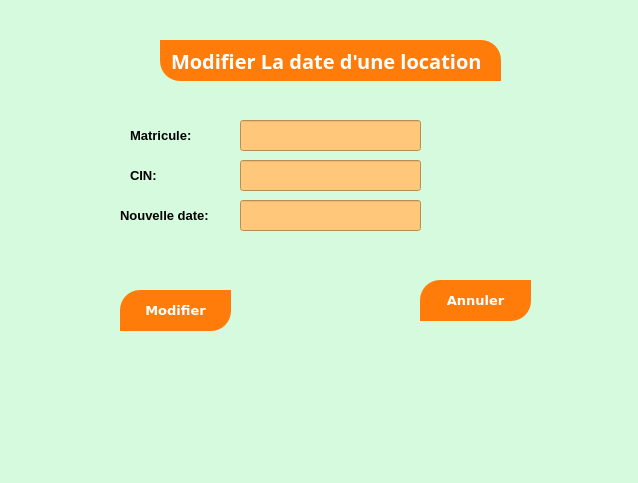
<?xml version="1.0" encoding="UTF-8"?>
<ui version="4.0">
 <class>Dialog</class>
 <widget class="QDialog" name="Dialog">
  <property name="geometry">
   <rect>
    <x>0</x>
    <y>0</y>
    <width>638</width>
    <height>483</height>
   </rect>
  </property>
  <property name="windowTitle">
   <string>Dialog</string>
  </property>
  <property name="styleSheet">
   <string notr="true">background-color: rgb(214, 250, 222);</string>
  </property>
  <widget class="QLineEdit" name="lineEdit">
   <property name="geometry">
    <rect>
     <x>240</x>
     <y>160</y>
     <width>181</width>
     <height>31</height>
    </rect>
   </property>
   <property name="font">
    <font>
     <pointsize>10</pointsize>
    </font>
   </property>
   <property name="styleSheet">
    <string notr="true">background-color: rgb(255, 199, 121);</string>
   </property>
  </widget>
  <widget class="QLabel" name="label_8">
   <property name="geometry">
    <rect>
     <x>250</x>
     <y>320</y>
     <width>141</width>
     <height>111</height>
    </rect>
   </property>
   <property name="styleSheet">
    <string notr="true">image: url(:/newPrefix/modi.jpg);</string>
   </property>
   <property name="text">
    <string/>
   </property>
  </widget>
  <widget class="QLabel" name="label_2">
   <property name="geometry">
    <rect>
     <x>120</x>
     <y>200</y>
     <width>101</width>
     <height>31</height>
    </rect>
   </property>
   <property name="font">
    <font>
     <pointsize>10</pointsize>
     <weight>75</weight>
     <bold>true</bold>
    </font>
   </property>
   <property name="text">
    <string>Nouvelle date:</string>
   </property>
  </widget>
  <widget class="QLabel" name="label">
   <property name="geometry">
    <rect>
     <x>160</x>
     <y>40</y>
     <width>341</width>
     <height>41</height>
    </rect>
   </property>
   <property name="font">
    <font>
     <family>Montserrat</family>
     <pointsize>15</pointsize>
     <weight>75</weight>
     <bold>true</bold>
    </font>
   </property>
   <property name="styleSheet">
    <string notr="true">
color:white;
text-align:center;
background-color: rgb(255, 124, 10);
padding:5px;
border-top-right-radius: 20px;
border-bottom-left-radius: 20px;</string>
   </property>
   <property name="text">
    <string>Modifier La date d'une location</string>
   </property>
  </widget>
  <widget class="QPushButton" name="pushButton">
   <property name="geometry">
    <rect>
     <x>120</x>
     <y>290</y>
     <width>111</width>
     <height>41</height>
    </rect>
   </property>
   <property name="font">
    <font>
     <family>Verdana</family>
     <pointsize>10</pointsize>
     <weight>75</weight>
     <bold>true</bold>
    </font>
   </property>
   <property name="styleSheet">
    <string notr="true">background-color: rgb(255, 124, 10);
color:white;

padding:5px;
border-top-left-radius: 20px;
border-bottom-right-radius: 20px;</string>
   </property>
   <property name="text">
    <string>Modifier</string>
   </property>
  </widget>
  <widget class="QPushButton" name="pushButton_2">
   <property name="geometry">
    <rect>
     <x>420</x>
     <y>280</y>
     <width>111</width>
     <height>41</height>
    </rect>
   </property>
   <property name="font">
    <font>
     <family>Verdana</family>
     <pointsize>10</pointsize>
     <weight>75</weight>
     <bold>true</bold>
    </font>
   </property>
   <property name="styleSheet">
    <string notr="true">color:white;
background-color: rgb(255, 124, 10);
padding:5px;
border-top-left-radius: 20px;
border-bottom-right-radius: 20px;</string>
   </property>
   <property name="text">
    <string>Annuler</string>
   </property>
  </widget>
  <widget class="QLabel" name="label_3">
   <property name="geometry">
    <rect>
     <x>130</x>
     <y>120</y>
     <width>101</width>
     <height>31</height>
    </rect>
   </property>
   <property name="font">
    <font>
     <pointsize>10</pointsize>
     <weight>75</weight>
     <bold>true</bold>
    </font>
   </property>
   <property name="text">
    <string>Matricule:</string>
   </property>
  </widget>
  <widget class="QLineEdit" name="lineEdit_2">
   <property name="geometry">
    <rect>
     <x>240</x>
     <y>120</y>
     <width>181</width>
     <height>31</height>
    </rect>
   </property>
   <property name="font">
    <font>
     <pointsize>10</pointsize>
    </font>
   </property>
   <property name="styleSheet">
    <string notr="true">background-color: rgb(255, 199, 121);</string>
   </property>
  </widget>
  <widget class="QLineEdit" name="lineEdit_3">
   <property name="geometry">
    <rect>
     <x>240</x>
     <y>200</y>
     <width>181</width>
     <height>31</height>
    </rect>
   </property>
   <property name="font">
    <font>
     <pointsize>10</pointsize>
    </font>
   </property>
   <property name="styleSheet">
    <string notr="true">background-color: rgb(255, 199, 121);</string>
   </property>
  </widget>
  <widget class="QLabel" name="label_4">
   <property name="geometry">
    <rect>
     <x>130</x>
     <y>160</y>
     <width>101</width>
     <height>31</height>
    </rect>
   </property>
   <property name="font">
    <font>
     <pointsize>10</pointsize>
     <weight>75</weight>
     <bold>true</bold>
    </font>
   </property>
   <property name="text">
    <string>CIN:</string>
   </property>
  </widget>
 </widget>
 <resources>
  <include location="hgg.qrc"/>
 </resources>
 <connections/>
</ui>
